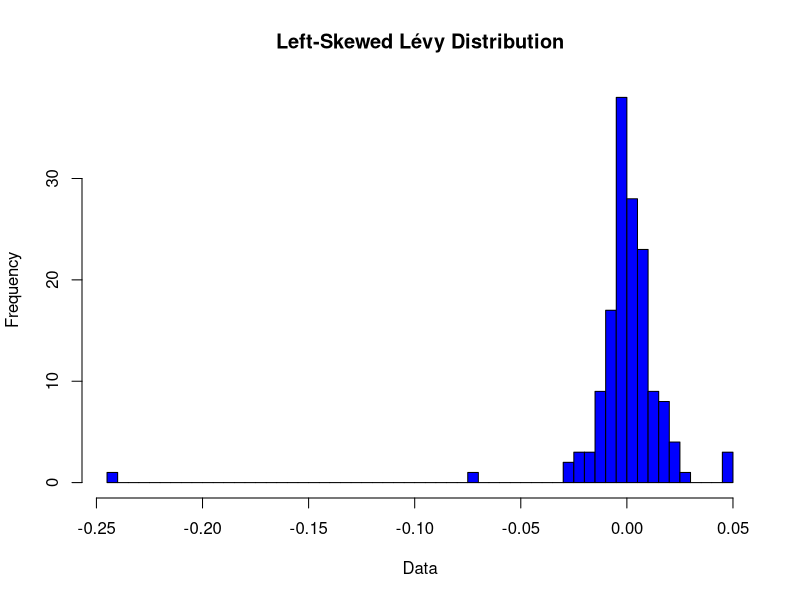
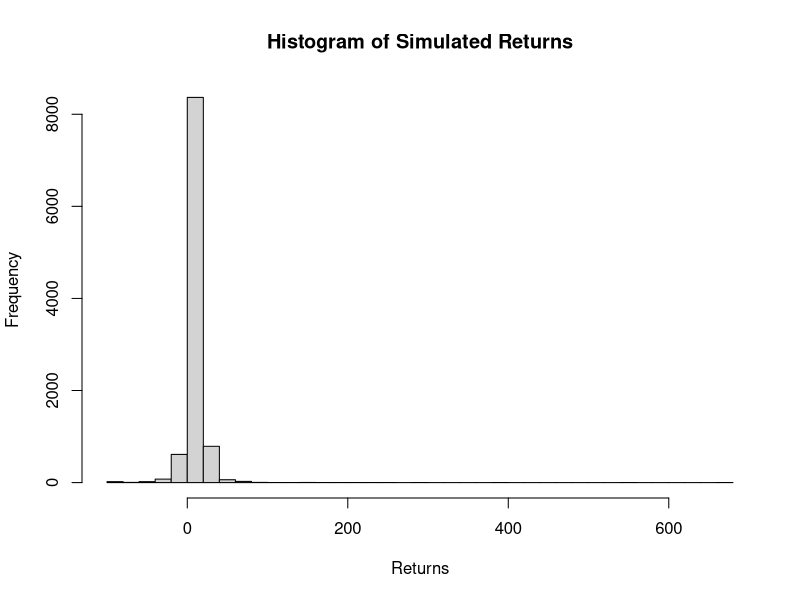

These figures' R source, in order:
## ---- chunk 1
# Install and load the necessary package
# install.packages("stabledist")
library(stabledist)

# Parameters for the Lévy distribution
alpha <- 1.505  # Stability parameter
beta <- -0.084 # Negative skewness parameter (left-skewed)
gamma <- 0.006433654  # Scale parameter
delta <- 0.0007449581 # Location parameter

# Number of simulations
n <- 150

# Generate random numbers from the Lévy distribution
set.seed(123) # For reproducibility
levy_data <- rstable(n, alpha, beta, gamma, delta)

# Plot the histogram of the simulated data
hist(levy_data, breaks = 50, main = "Left-Skewed Lévy Distribution", xlab = "Data", ylab = "Frequency", col = "blue")
## ---- chunk 2
library(stabledist)

# Simulation parameters
alpha <- 1.505  # Stability parameter
beta <- -0.084 # Negative skewness parameter (left-skewed)
gamma <- 0.006433654  # Scale parameter
delta <- 0.0007449581 # Location parameter

n <- 10000  # Number of simulations

# Generate samples from a stable distribution
levy_samples <- rstable(n, alpha, beta, gamma, delta)  

# Truncate returns at -100%
truncated_samples <- pmax(levy_samples, -100)

# Adjust mean and standard deviation
desired_mean <- 10.8
desired_sd <- 21

# Calculate current mean and standard deviation
current_mean <- mean(truncated_samples)
current_sd <- sd(truncated_samples)

# Apply linear transformation to adjust mean and standard deviation
adjusted_samples <- (truncated_samples - current_mean) * (desired_sd / current_sd) + desired_mean

# Ensure minimum value is -100 after truncation
adjusted_samples <- pmax(adjusted_samples, -100)

# Example: Simulate future returns over a period
future_returns <- adjusted_samples

# Basic summary statistics
cat("Summary Statistics:\n")
print(summary(future_returns))

# Basic histogram
hist(future_returns, breaks = 50, main = "Histogram of Simulated Returns", xlab = "Returns")

# Probability calculations
p_return_greater_15 <- mean(future_returns > 15)
cat(paste("P(Return > 15) =", p_return_greater_15, "\n"))

p_return_greater_30 <- mean(future_returns > 30)
cat(paste("P(Return > 30) =", p_return_greater_30, "\n"))

# Additional probability calculations
p_between_5_and_15 <- mean(future_returns > 5 & future_returns <= 15)
cat(paste("P(5 < Return <= 15) =", p_between_5_and_15, "\n"))

p_between_15_and_30 <- mean(future_returns > 15 & future_returns <= 30)
cat(paste("P(15 < Return <= 30) =", p_between_15_and_30, "\n"))

p_between_neg5_and_5 <- mean(future_returns > -5 & future_returns <= 5)
cat(paste("P(-5 <= Return <= 5) =", p_between_neg5_and_5, "\n"))

p_between_neg15_and_neg5 <- mean(future_returns > -15 & future_returns <= -5)
cat(paste("P(-15 <= Return <= -5) =", p_between_neg15_and_neg5, "\n"))

p_less_neg15 <- mean(future_returns < -15)
cat(paste("P(Return < -15) =", p_less_neg15, "\n"))

p_less_neg30 <- mean(future_returns < -30)
cat(paste("P(Return < -30) =", p_less_neg30, "\n"))

p_less_neg60 <- mean(future_returns < -60)
cat(paste("P(Return < -60) =", p_less_neg60, "\n"))

## ---- chunk 3
# Calculate VaR and CVaR
confidence_level <- 0.95

# Calculate VaR
VaR_95 <- quantile(future_returns, 1 - confidence_level)

# Calculate CVaR (Expected Shortfall)
CVaR_95 <- mean(future_returns[future_returns <= VaR_95])

# Adjust for the investment amount
investment <- 100
VaR_95_rupees <- investment * (VaR_95 / 100)
CVaR_95_rupees <- investment * (CVaR_95 / 100)

# Print results rounded to 2 decimal places
cat("VaR (95% confidence level) =", round(VaR_95_rupees, 2), "rupees\n")
cat("CVaR (95% confidence level) =", round(CVaR_95_rupees, 2), "rupees\n")
